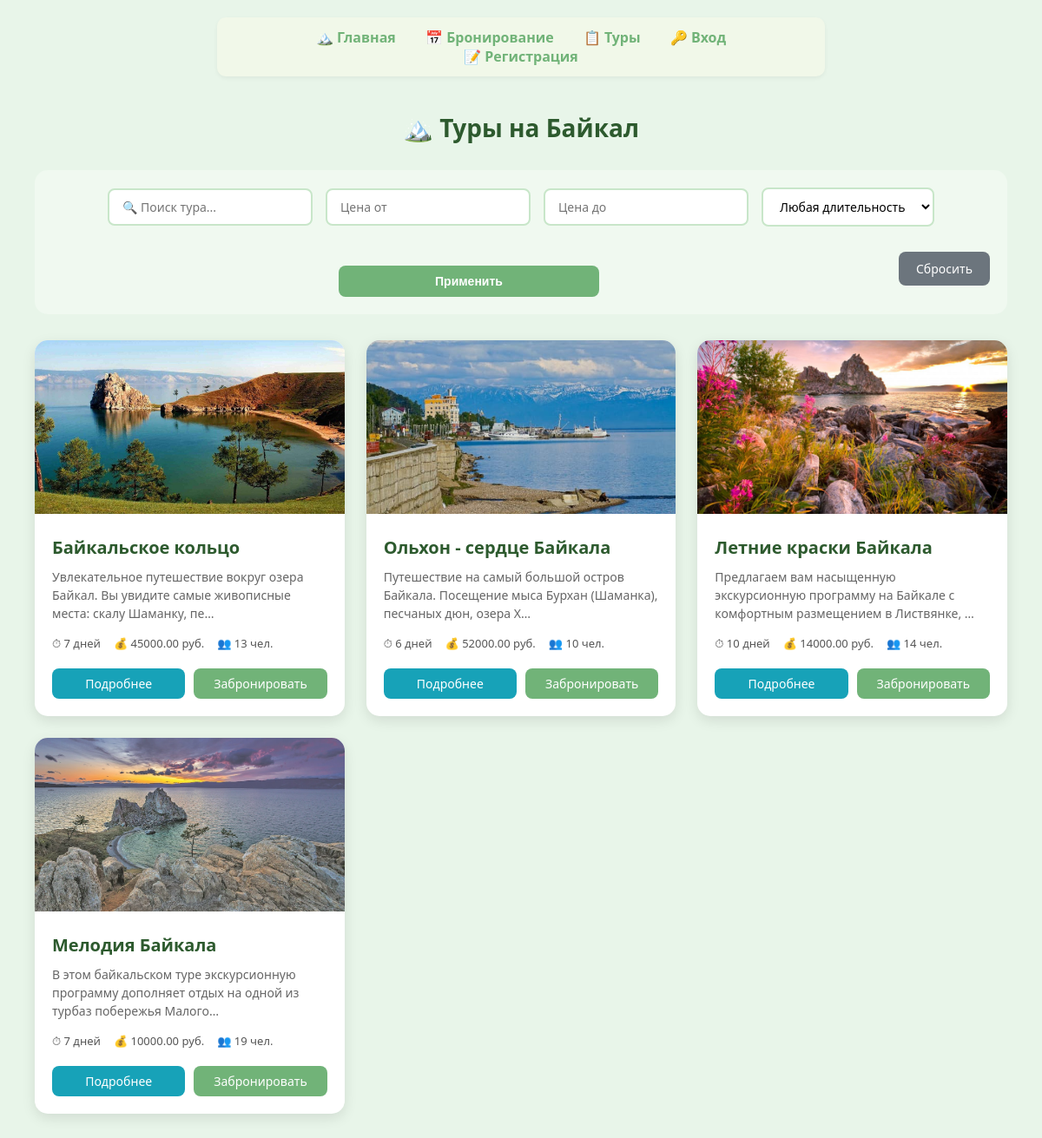
The app's page /?page=2, older data.
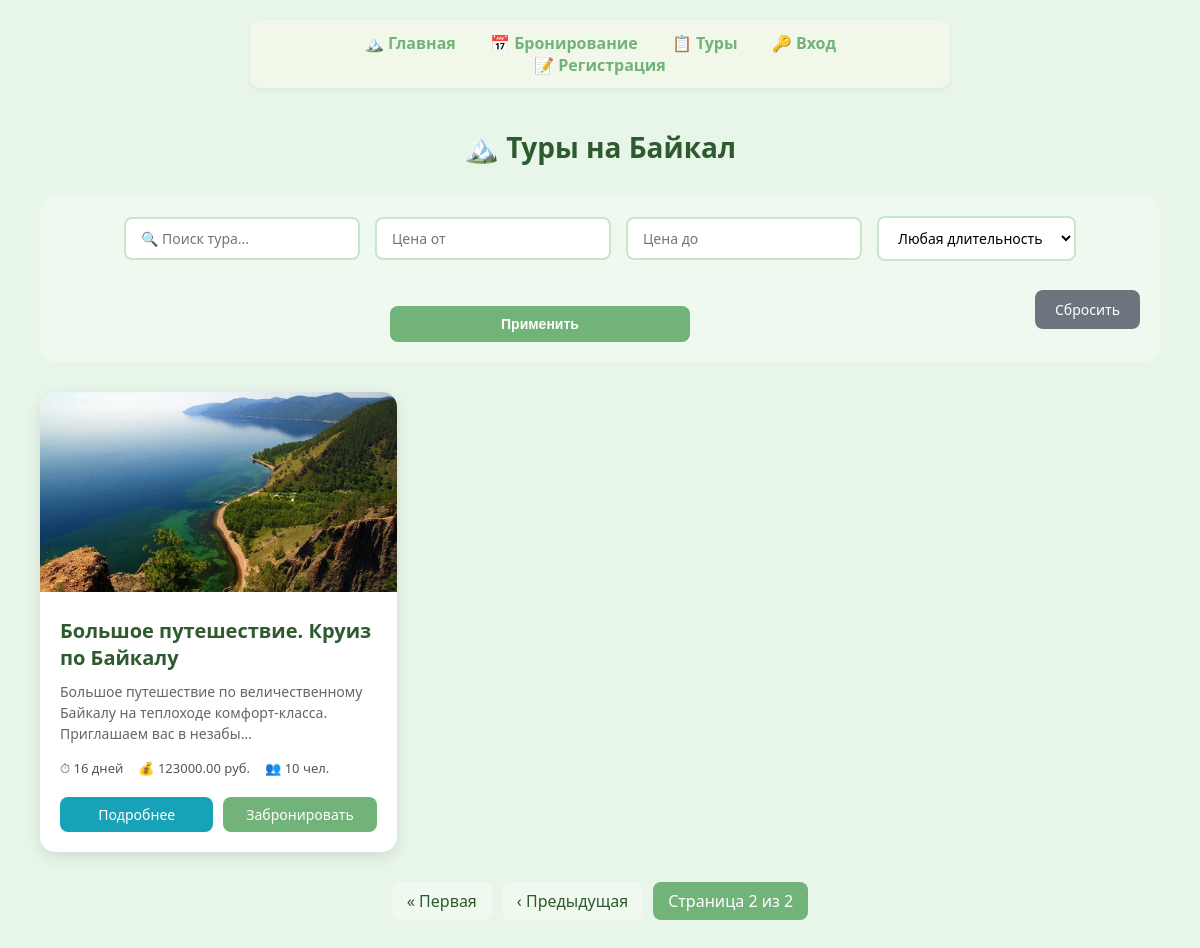
The same page, newer data.
### booking/models.py (models this page shows, shortened)
class Tour(models.Model):
    objects = models.Manager()
    title = models.CharField(max_length=200)
    description = models.TextField()
    duration = models.IntegerField(
        help_text="Длительность тура в днях"
    )
    price = models.DecimalField(
        max_digits=10,
        decimal_places=2
    )
    max_people = models.IntegerField(
        help_text="Максимум участников на одну дату"
    )
    removed = models.BooleanField(default=False)
    image = models.ImageField(
        upload_to="tours/",
        default="tours/default.jpg"
    )

### booking/views.py (the view)
# urls.py: path('', views.tour_list_view, name='home'),
def tour_list_view(request):
    tours = Tour.objects.filter(removed=False)
    search_query = request.GET.get('search', '')
    if search_query:
        tours = tours.filter(
            Q(title__icontains=search_query) |
            Q(description__icontains=search_query)
        )
    min_price = request.GET.get('min_price', '')
    max_price = request.GET.get('max_price', '')
    if min_price:
        tours = tours.filter(price__gte=min_price)
    if max_price:
        tours = tours.filter(price__lte=max_price)
    duration = request.GET.get('duration', '')
    if duration:
        tours = tours.filter(duration=duration)
    paginator = Paginator(tours, 6)  # 6 туров на страницу
    page_number = request.GET.get('page')
    tours_page = paginator.get_page(page_number)
    durations = Tour.objects.filter(removed=False).values_list('duration', flat=True).distinct()
    context = {
        'tours': tours_page,
        'search_query': search_query,
        'min_price': min_price,
        'max_price': max_price,
        'selected_duration': duration,
        'durations': durations,
        'is_paginated': tours_page.has_other_pages(),
    }
    return render(request, "booking/tour_list.html", context)

### templates/booking/tour_list.html (shortened to what this page needs)
{% extends 'base.html' %}
{% load static %}
{% block content %}
<div class="tours-container">
    <h1>🏔️ Туры на Байкал</h1>
    <div class="filters-section">
        <form method="get" class="filters-form">
            <div class="filter-group">
                <input type="text" name="search" placeholder="🔍 Поиск тура..." value="{{ search_query }}">
            </div>
            <div class="filter-group">
                <input type="number" name="min_price" placeholder="Цена от" value="{{ min_price }}" step="1000">
            </div>
            <div class="filter-group">
                <input type="number" name="max_price" placeholder="Цена до" value="{{ max_price }}" step="1000">
            </div>
            <div class="filter-group">
                <select name="duration">
                    <option value="">Любая длительность</option>
                </select>
            </div>
            <button type="submit" class="btn-filter">Применить</button>
            <a href="{% url 'tour_list' %}" class="btn-reset">Сбросить</a>
        </form>
    </div>
    {% if tours %}
        <div class="tours-grid">
            {% for tour in tours %}
                <div class="tour-card">
                    {% if tour.image %}
                        <img src="{{ tour.image.url }}" alt="{{ tour.title }}" class="tour-image">
                    {% else %}
                        <div class="tour-image-placeholder">🏔️</div>
                    {% endif %}
                    <div class="tour-info">
                        <h3>{{ tour.title }}</h3>
                        <p class="tour-description">{{ tour.description|truncatechars:100 }}</p>
                        <div class="tour-details">
                            <span class="tour-duration">⏱ {{ tour.duration }} дней</span>
                            <span class="tour-price">💰 {{ tour.price }} руб.</span>
                            <span class="tour-max">👥 {{ tour.max_people }} чел.</span>
                        </div>
                        <div class="tour-actions">
                            <a href="{% url 'tour_detail' tour.id %}" class="btn-detail">Подробнее</a>
                            <a href="{% url 'booking' %}?tour={{ tour.id }}" class="btn-book">Забронировать</a>
                        </div>
                    </div>
                </div>
            {% endfor %}
        </div>
        {% if is_paginated %}
            <div class="pagination">
                {% if tours.has_previous %}
                    <a href="?page=1" class="page-link">« Первая</a>
                    <a href="?page={{ tours.previous_page_number }}" class="page-link">‹ Предыдущая</a>
                {% endif %}
                <span class="page-current">
                    Страница {{ tours.number }} из {{ tours.paginator.num_pages }}
                </span>
            </div>
        {% endif %}
    {% else %}
        <div class="no-tours">
            <p>😕 По вашему запросу ничего не найдено</p>
            <a href="{% url 'tour_list' %}" class="btn-reset">Сбросить фильтры</a>
        </div>
    {% endif %}
</div>
{% endblock %}

Row changes from the older to the newer data that the page shows:
no longer on this page (row edited): Tour: image (picture), title "Байкальское кольцо", description "Увлекательное путешествие вокруг озера Байкал. Вы увидите самые живописные места: скалу Шаманку, пе…", duration "7", price "45000.00", max_people "13"
no longer on this page (row edited): Tour: image (picture), title "Ольхон - сердце Байкала", description "Путешествие на самый большой остров Байкала. Посещение мыса Бурхан (Шаманка), песчаных дюн, озера Х…", duration "6", price "52000.00", max_people "10"
no longer on this page (row edited): Tour: image (picture), title "Летние краски Байкала", description "Предлагаем вам насыщенную экскурсионную программу на Байкале с комфортным размещением в Листвянке, …", duration "10", price "14000.00", max_people "14"
no longer on this page (row edited): Tour: image (picture), title "Мелодия Байкала", description "В этом байкальском туре экскурсионную программу дополняет отдых на одной из турбаз побережья Малого…", duration "7", price "10000.00", max_people "19"
added Tour: image (picture), title "Большое путешествие. Круиз по Байкалу", description "Большое путешествие по величественному Байкалу на теплоходе комфорт-класса. Приглашаем вас в незабы…", duration "16", price "123000.00", max_people "10"
Text that changed along with them:
{{ tours.number }}: (not shown) → "2"
{{ tours.paginator.num_pages }}: (not shown) → "2"
text now shown: "« Первая ‹ Предыдущая Страница из"
